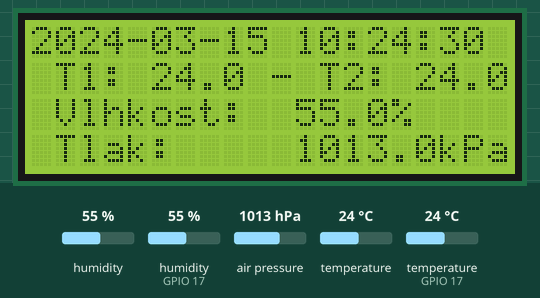
A program run on a simulated Raspberry Pi (BCM pin numbers). Shown: 20×4 character LCD. Inputs (shaded band) come from the test bench; at power-on: humidity 55 %, humidity (sensor on GPIO 17) 55 %, air pressure 1013 hPa, temperature 24 °C, temperature (sensor on GPIO 17) 24 °C. The clock reads 2024-03-15 10:24:30 at power-on unless the program sets it; files the program writes start out absent; web requests get an empty 200 reply after 0.4 s; what the program prints to the terminal is not drawn.

Above: at 1.5 s.

The program:

ts_03.py
```python
import logging
import http.client, urllib
import Adafruit_DHT
#from Adafruit_BME280 import *


import smbus2
import bme280

from time import *
import datetime
import RPi_I2C_driver

SLEEP_SECONDS = 600

logging.basicConfig(filename='/home/pi/thingspeak_thp.log',level=logging.DEBUG)

# Thingspeak
SERVER_URL = "api.thingspeak.com:80"
channel_id = 604642
write_key  = "SMYAN1ZW2XJJTHUK"

# Termometer DHT22 ~ AM2302
dht_sensor = Adafruit_DHT.DHT22
dht_pin = 17 # GPIO17 ~ PIN 11

# LCD 2004
LCD_ADDRESS = 0x3E
mylcd = RPi_I2C_driver.lcd(LCD_ADDRESS)
mylcd.lcd_clear()

# GY BM 280
#PRESSURE_ADDRESS = 0x76
#pressure_sensor = BME280(t_mode=BME280_OSAMPLE_8, p_mode=BME280_OSAMPLE_8, h_mode=BME280_OSAMPLE_8, address=PRESSURE_ADDRESS)
port = 1
address = 0x76
bus = smbus2.SMBus(port)
calibration_params = bme280.load_calibration_params(bus, address)


def upload_thp_to_ts(temperature, humidity, pressure, temperature2, timestamp):

	to_log = str(timestamp) + ' - T1={0:0.1f}*C H={1:0.1f}% P={2:0.1f} T2={3:0.1f}*C'.format(temperature, humidity, pressure, temperature2)

	params = urllib.parse.urlencode(
		{'field1': temperature, 'field2': humidity, 'field3': pressure, 'field4': temperature2, 'field5': timestamp, 'key': write_key})
	headers = {"Content-type": "application/x-www-form-urlencoded","Accept": "text/plain"}
	conn = http.client.HTTPConnection(SERVER_URL)
	try:
		conn.request("POST", "/update", params, headers)
		response = conn.getresponse()
		#print (response.status, response.reason)
		data = response.read()
		conn.close()
		to_log += " - " + str(response.status) + " " + str(response.reason)
	except:
		to_log += " - Connection to " + SERVER_URL + " failed!"

	print(to_log)
	logging.info(to_log)


def show_on_lcd(temperature, humidity, pressure, temperature2, timestamp):
	mylcd.lcd_display_string(str(timestamp)[:19], 1)
	mylcd.lcd_display_string(" T1: " + temperature + " - T2: " + temperature2, 2)
	mylcd.lcd_display_string(" Vlhkost:  " + humidity, 3)
	mylcd.lcd_display_string(" Tlak:     " + pressure, 4)


while(True):
	now = datetime.datetime.now()

	humidity, temperature = Adafruit_DHT.read_retry(dht_sensor, dht_pin)

	bme_data = bme280.sample(bus, address, calibration_params)
	pressure = bme_data.pressure
	temperature2 = bme_data.temperature

	if humidity is not None and temperature is not None and pressure is not None and temperature2 is not None:

		temperature = round(temperature, 2)
		humidity = round(humidity, 2)
		pressure = round(pressure, 2)
		temperature2 = round(temperature2, 2)

		# the compensated_reading class has the following attributes
		#print(bme_data.id)
		#print(bme_data.timestamp)
		#print(bme_data.temperature)
		#print(bme_data.pressure)
		#print(bme_data.humidity)
		#print(bme_data)

		upload_thp_to_ts(temperature, humidity, pressure, temperature2, now)
		show_on_lcd('{0:0.1f}'.format(temperature), '{0:0.1f}%'.format(humidity), '{0:0.1f}kPa'.format(pressure), '{0:0.1f}'.format(temperature2), now)

	else:
		print('Failed to get reading. Try again!')
		next

	sleep(SLEEP_SECONDS)

log_file.close()
```
